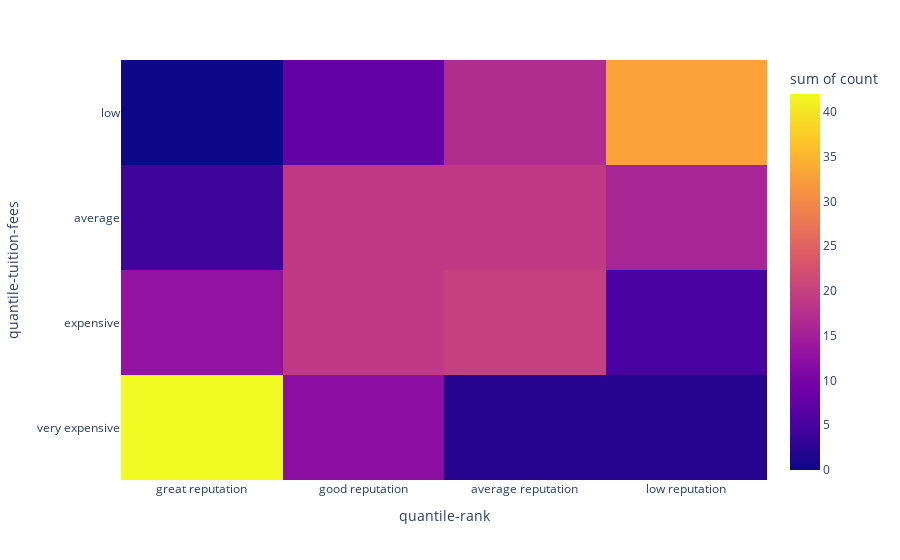

The notebook cell saved with this chart:
### Markdown cell above
- The tendency is clear, those states that have the highest ranked universities also tend to have the most expensive ones.
----
- using 'groupby' function create a heatmap of that columns 'quantile-rank', 'quantile-tuition-fees'

### Code cell
heatmap_df = df[['quantile-rank', 'quantile-tuition-fees']]
heatmap_df["count"] = heatmap_df.groupby(['quantile-rank', 'quantile-tuition-fees'])['quantile-rank'].transform('count')
heatmap_df = heatmap_df.drop_duplicates()
fig = px.density_heatmap(heatmap_df,
                x='quantile-rank',
                y='quantile-tuition-fees',
                z='count'
               )
fig.show()

### Figure 1 — Plotly figure (JSON) as saved in the notebook; plotly's stock layout.template omitted (floating-point values rounded to 4 significant figures)
{"data": [{"coloraxis": "coloraxis", "histfunc": "sum", "hovertemplate": "quantile-rank=%{x}<br>quantile-tuition-fees=%{y}<br>sum of count=%{z}<extra></extra>", "name": "", "type": "histogram2d", "x": ["great reputation", "great reputation", "great reputation", "good reputation", "good reputation", "good reputation", "good reputation", "average reputation", "average reputation", "average reputation", "average reputation", "low reputation", "low reputation", "low reputation", "low reputation"], "xaxis": "x", "xbingroup": "x", "y": ["very expensive", "expensive", "average", "very expensive", "average", "expensive", "low", "average", "expensive", "low", "very expensive", "low", "average", "expensive", "very expensive"], "yaxis": "y", "ybingroup": "y", "z": [42, 13, 4, 12, 19, 19, 8, 19, 20, 17, 2, 33, 16, 5, 2]}], "layout": {"coloraxis": {"colorbar": {"title": {"text": "sum of count"}}, "colorscale": [[0, "#0d0887"], [0.1111, "#46039f"], [0.2222, "#7201a8"], [0.3333, "#9c179e"], [0.4444, "#bd3786"], [0.5556, "#d8576b"], [0.6667, "#ed7953"], [0.7778, "#fb9f3a"], [0.8889, "#fdca26"], [1, "#f0f921"]]}, "legend": {"tracegroupgap": 0}, "margin": {"t": 60}, "xaxis": {"anchor": "y", "domain": [0, 1], "title": {"text": "quantile-rank"}}, "yaxis": {"anchor": "x", "domain": [0, 1], "title": {"text": "quantile-tuition-fees"}}}}
